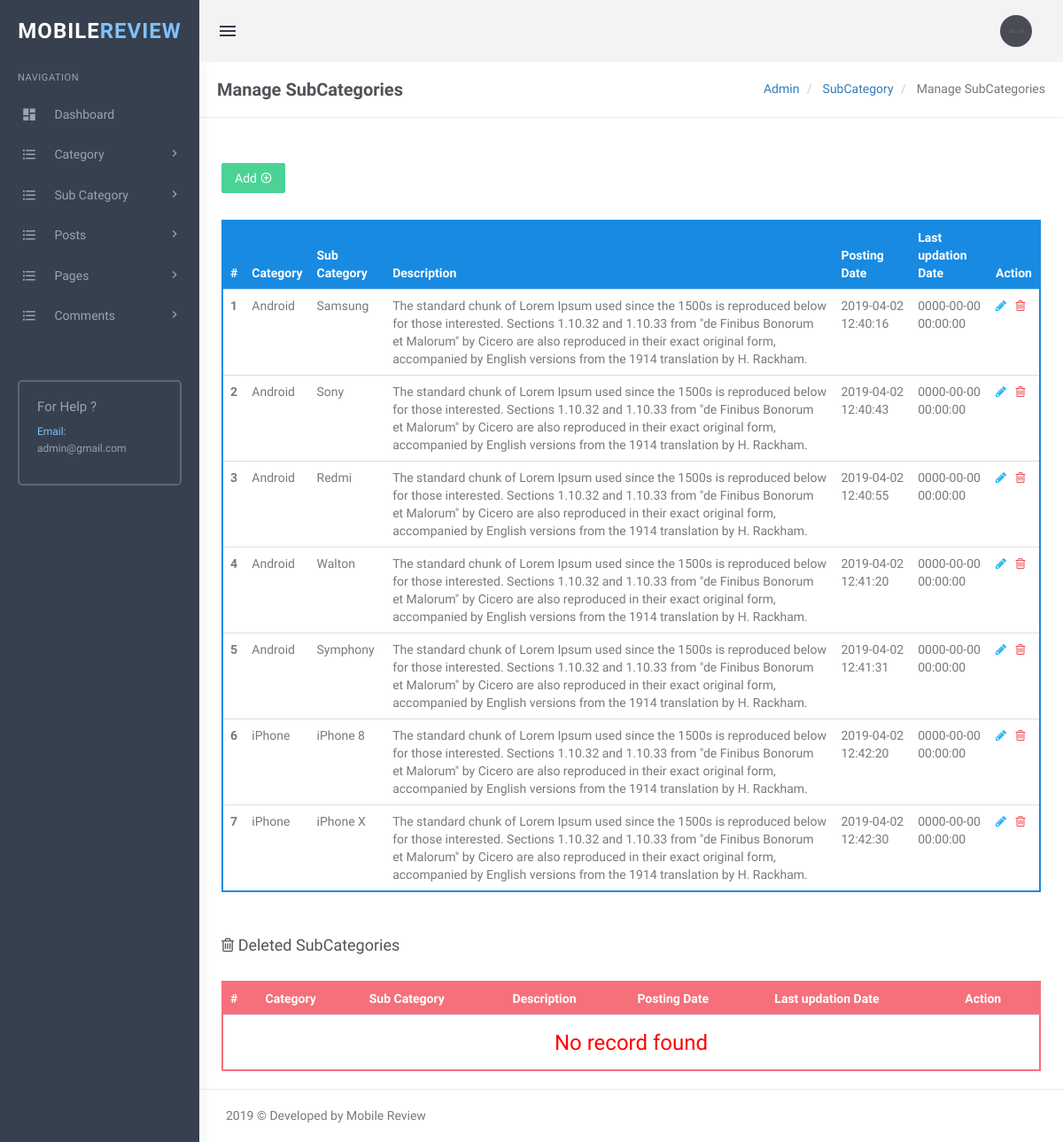
The page /admin/manage-subcategories.php (signed in) on the database its author committed.
### tables this page shows
CREATE TABLE `tblsubcategory` (
  `SubCategoryId` int(11) NOT NULL,
  `CategoryId` int(11) DEFAULT NULL,
  `Subcategory` varchar(255) DEFAULT NULL,
  `SubCatDescription` mediumtext,
  `PostingDate` timestamp NOT NULL DEFAULT CURRENT_TIMESTAMP,
  `UpdationDate` timestamp NULL DEFAULT '0000-00-00 00:00:00' ON UPDATE CURRENT_TIMESTAMP,
  `Is_Active` int(1) DEFAULT NULL
);

CREATE TABLE `tblcategory` (
  `id` int(11) NOT NULL,
  `CategoryName` varchar(200) DEFAULT NULL,
  `Description` mediumtext,
  `PostingDate` timestamp NULL DEFAULT CURRENT_TIMESTAMP,
  `UpdationDate` timestamp NULL DEFAULT '0000-00-00 00:00:00' ON UPDATE CURRENT_TIMESTAMP,
  `Is_Active` int(1) DEFAULT NULL
);

### admin/manage-subcategories.php (the view, shortened to what this page needs)
<?php
include('includes/config.php');
if (strlen($_SESSION['login']) == 0) {
    header('location:index.php');
} else {
    ?>
    <!DOCTYPE html>
    <html lang="en">
    <head>
        <link href="assets/css/bootstrap.min.css" rel="stylesheet" type="text/css"/>
        <link href="assets/css/core.css" rel="stylesheet" type="text/css"/>
        <link href="assets/css/components.css" rel="stylesheet" type="text/css"/>
        <link href="assets/css/icons.css" rel="stylesheet" type="text/css"/>
        <link href="assets/css/pages.css" rel="stylesheet" type="text/css"/>
        <link href="assets/css/menu.css" rel="stylesheet" type="text/css"/>
        <link href="assets/css/responsive.css" rel="stylesheet" type="text/css"/>
        <link rel="stylesheet" href="../plugins/switchery/switchery.min.css">
    </head>
    <body class="fixed-left">
        <div id="wrapper">
            <?php include('includes/topheader.php'); ?>
            <?php include('includes/leftsidebar.php'); ?>
            <div class="content-page">
                <div class="content">
                    <div class="container">
                        <div class="row">
                            <div class="col-xs-12">
                                <div class="page-title-box">
                                    <h4 class="page-title">Manage SubCategories</h4>
                                    <ol class="breadcrumb p-0 m-0">
                                        <li>
                                            <a href="#">Admin</a>
                                        </li>
                                        <li>
                                            <a href="#">SubCategory </a>
                                        </li>
                                        <li class="active">
                                            Manage SubCategories
                                        </li>
                                    </ol>
                                    <div class="clearfix"></div>
                                </div>
                            </div>
                        </div>
                        <div class="row">
                            <div class="col-sm-6">
                            </div>
                            <div class="row">
                                <div class="col-md-12">
                                    <div class="demo-box m-t-20">
                                        <div class="m-b-30">
                                            <a href="add-subcategory.php">
                                                <button id="addToTable"
                                                        class="btn btn-success waves-effect waves-light">Add <i
                                                            class="mdi mdi-plus-circle-outline"></i></button>
                                            </a>
                                        </div>
                                        <div class="table-responsive">
                                            <table class="table m-0 table-colored-bordered table-bordered-primary">
                                                <thead>
                                                <tr>
                                                    <th>#</th>
                                                    <th> Category</th>
                                                    <th>Sub Category</th>
                                                    <th>Description</th>
                                                    <th>Posting Date</th>
                                                    <th>Last updation Date</th>
                                                    <th>Action</th>
                                                </tr>
                                                </thead>
                                                <tbody>
                                                <?php
                                                $query = mysqli_query($con, "Select tblcategory.CategoryName as catname,tblsubcategory.Subcategory as subcatname,tblsubcategory.SubCatDescription as SubCatDescription,tblsubcategory.PostingDate as subcatpostingdate,tblsubcategory.UpdationDate as subcatupdationdate,tblsubcategory.SubCategoryId as subcatid from tblsubcategory join tblcategory on tblsubcategory.CategoryId=tblcategory.id where tblsubcategory.Is_Active=1");
                                                $cnt = 1;
                                                $rowcount = mysqli_num_rows($query);
                                                if ($rowcount == 0) {
                                                    ?>
                                                    <tr>
                                                        <td colspan="7" align="center"><h3 style="color:red">No record
                                                                                                             found</h3>
                                                        </td>
                                                    <tr>
                                                    <?php
                                                } else {
                                                    while ($row = mysqli_fetch_array($query)) {
                                                        ?>
                                                        <tr>
                                                            <th scope="row"><?php echo htmlentities($cnt); ?></th>
                                                            <td><?php echo htmlentities($row['catname']); ?></td>
                                                            <td><?php echo htmlentities($row['subcatname']); ?></td>
                                                            <td><?php echo htmlentities($row['SubCatDescription']); ?></td>
                                                            <td><?php echo htmlentities($row['subcatpostingdate']); ?></td>
                                                            <td><?php echo htmlentities($row['subcatupdationdate']); ?></td>
                                                            <td>
                                                                <a href="edit-subcategory.php?scid=<?php echo htmlentities($row['subcatid']); ?>"><i
                                                                            class="fa fa-pencil"
                                                                            style="color: #29b6f6;"></i></a>
                                                                &nbsp;<a
                                                                        href="manage-subcategories.php?scid=<?php echo htmlentities($row['subcatid']); ?>&&action=del">
                                                                    <i class="fa fa-trash-o" style="color: #f05050"></i></a>
                                                            </td>
                                                        </tr>
                                                        <?php
                                                        $cnt++;
                                                    }
                                                } ?>
                                                </tbody>
                                            </table>
                                        </div>
                                    </div>
                                </div>
                            </div>
                            <div class="row">
                                <div class="col-md-12">
                                    <div class="demo-box m-t-20">
                                        <div class="m-b-30">
                                            <h4><i class="fa fa-trash-o"></i> Deleted SubCategories</h4>
                                        </div>
                                        <div class="table-responsive">
                                            <table class="table m-0 table-colored-bordered table-bordered-danger">
                                                <thead>
                                                <tr>
                                                    <th>#</th>
                                                    <th> Category</th>
                                                    <th>Sub Category</th>
                                                    <th>Description</th>
                                                    <th>Posting Date</th>
                                                    <th>Last updation Date</th>
                                                    <th>Action</th>
                                                </tr>
                                                </thead>
                                                <tbody>
                                                <?php
                                                $query = mysqli_query($con, "Select tblcategory.CategoryName as catname,tblsubcategory.Subcategory as subcatname,tblsubcategory.SubCatDescription as SubCatDescription,tblsubcategory.PostingDate as subcatpostingdate,tblsubcategory.UpdationDate as subcatupdationdate,tblsubcategory.SubCategoryId as subcatid from tblsubcategory join tblcategory on tblsubcategory.CategoryId=tblcategory.id where tblsubcategory.Is_Active=0");
                                                $rowcount = mysqli_num_rows($query);
                                                if ($rowcount == 0) {
                                                    ?>
                                                    <tr>
                                                        <td colspan="7" align="center"><h3 style="color:red">No record
                                                                                                             found</h3>
                                                        </td>
                                                    <?php
                                                } ?>
                                                </tbody>
                                            </table>
                                        </div>
                                    </div>
                                </div>
                            </div>
                        </div>
                    </div>
                    <?php include('includes/footer.php'); ?>
                </div>
            </div>
    </body>
    </html>
<?php } ?>

### admin/assets/css/core.css (style rules this page uses)
body { font-family: 'Varela Round', sans-serif; margin: 0; padding-bottom: 60px; overflow-x: hidden; color: #797979; }
html { position: relative; min-height: 100%; }
.h1, .h2, .h3, .h4, .h5, .h6, h1, h2, h3, h4, h5, h6 { color: #505458; font-family: 'Hind Madurai', sans-serif; margin: 10px 0; }
* { outline: none !important; }
.container { width: auto; }
#wrapper { height: 100%; overflow: hidden; width: 100%; }
.p-0 { padding: 0 !important; }
.m-0 { margin: 0 !important; }
.m-t-20 { margin-top: 20px !important; }
.m-b-30 { margin-bottom: 30px !important; }
.row { margin-right: -10px; margin-left: -10px; }
.col-lg-1, .col-lg-10, .col-lg-11, .col-lg-12, .col-lg-2, .col-lg-3, .col-lg-4, .col-lg-5, .col-lg-6, .col-lg-7, .col-lg-8, .col-lg-9, .col-md-1, .col-md-10, .col-md-11, .col-md-12, .col-md-2, .col-md-3, .col-md-4, .col-md-5, .col-md-6, .col-md-7, .col-md-8, .col-md-9, .col-sm-1, .col-sm-10, .col-sm-11, .col-sm-12, .col-sm-2, .col-sm-3, .col-sm-4, .col-sm-5, .col-sm-6, .col-sm-7, .col-sm-8, .col-sm-9, .col-xs-1, .col-xs-10, .col-xs-11, .col-xs-12, .col-xs-2, .col-xs-3, .col-xs-4, .col-xs-5, .col-xs-6, .col-xs-7, .col-xs-8, .col-xs-9 { padding-left: 10px; padding-right: 10px; }
.breadcrumb { background-color: transparent; margin-bottom: 15px; padding-top: 10px; padding-left: 0; }
.waves-effect { position: relative; cursor: pointer; display: inline-block; overflow: hidden; -webkit-user-select: none; -moz-user-select: none; -ms-user-select: none; user-select: none; -webkit-tap-highlight-color: transparent; vertical-align: middle; z-index: 1; will-change: opacity, transform; -webkit-transition: all 0.3s ease-out; -moz-transition: all 0.3s ease-out; -o-transition: all 0.3s ease-out; -ms-transition: all 0.3s ease-out; transition: all 0.3s ease-out; }
.demo-box { padding: 10px 15px; }

### admin/assets/css/menu.css (style rules this page uses)
.content-page { margin-left: 225px; overflow: hidden; }
.content-page .content { padding: 0 5px 10px 5px; margin-top: 70px; }
.page-title { font-size: 20px; margin-bottom: 0; margin-top: 0; font-weight: 600; }
.page-title-box { padding: 20px; border-bottom: 1px solid #eee; margin: 0 -20px 20px -20px; }
.page-title-box .page-title { margin-bottom: 0; float: left; }
.page-title-box .breadcrumb { float: right; background-color: transparent !important; }

### rows shown on the page
tblsubcategory: CategoryId.CategoryName "Android", Subcategory "Samsung", SubCatDescription "The standard chunk of Lorem Ipsum used since the 1500s is reproduced below for those interested. Sections 1.10.32 and 1.10.33 from \"de Finibus Bonorum et Malorum\" by Cicero are also reproduced in their exact original form, accompanied by English versions from the 1914 translation by H. Rackham.", PostingDate "2019-04-02 12:40:16", UpdationDate "0000-00-00 00:00:00"
tblsubcategory: CategoryId.CategoryName "Android", Subcategory "Sony", SubCatDescription "The standard chunk of Lorem Ipsum used since the 1500s is reproduced below for those interested. Sections 1.10.32 and 1.10.33 from \"de Finibus Bonorum et Malorum\" by Cicero are also reproduced in their exact original form, accompanied by English versions from the 1914 translation by H. Rackham.", PostingDate "2019-04-02 12:40:43", UpdationDate "0000-00-00 00:00:00"
tblsubcategory: CategoryId.CategoryName "Android", Subcategory "Redmi", SubCatDescription "The standard chunk of Lorem Ipsum used since the 1500s is reproduced below for those interested. Sections 1.10.32 and 1.10.33 from \"de Finibus Bonorum et Malorum\" by Cicero are also reproduced in their exact original form, accompanied by English versions from the 1914 translation by H. Rackham.", PostingDate "2019-04-02 12:40:55", UpdationDate "0000-00-00 00:00:00"
tblsubcategory: CategoryId.CategoryName "Android", Subcategory "Walton", SubCatDescription "The standard chunk of Lorem Ipsum used since the 1500s is reproduced below for those interested. Sections 1.10.32 and 1.10.33 from \"de Finibus Bonorum et Malorum\" by Cicero are also reproduced in their exact original form, accompanied by English versions from the 1914 translation by H. Rackham.", PostingDate "2019-04-02 12:41:20", UpdationDate "0000-00-00 00:00:00"
tblsubcategory: CategoryId.CategoryName "Android", Subcategory "Symphony", SubCatDescription "The standard chunk of Lorem Ipsum used since the 1500s is reproduced below for those interested. Sections 1.10.32 and 1.10.33 from \"de Finibus Bonorum et Malorum\" by Cicero are also reproduced in their exact original form, accompanied by English versions from the 1914 translation by H. Rackham.", PostingDate "2019-04-02 12:41:31", UpdationDate "0000-00-00 00:00:00"
tblsubcategory: CategoryId.CategoryName "iPhone", Subcategory "iPhone 8", SubCatDescription "The standard chunk of Lorem Ipsum used since the 1500s is reproduced below for those interested. Sections 1.10.32 and 1.10.33 from \"de Finibus Bonorum et Malorum\" by Cicero are also reproduced in their exact original form, accompanied by English versions from the 1914 translation by H. Rackham.", PostingDate "2019-04-02 12:42:20", UpdationDate "0000-00-00 00:00:00"
tblsubcategory: CategoryId.CategoryName "iPhone", Subcategory "iPhone X", SubCatDescription "The standard chunk of Lorem Ipsum used since the 1500s is reproduced below for those interested. Sections 1.10.32 and 1.10.33 from \"de Finibus Bonorum et Malorum\" by Cicero are also reproduced in their exact original form, accompanied by English versions from the 1914 translation by H. Rackham.", PostingDate "2019-04-02 12:42:30", UpdationDate "0000-00-00 00:00:00"
